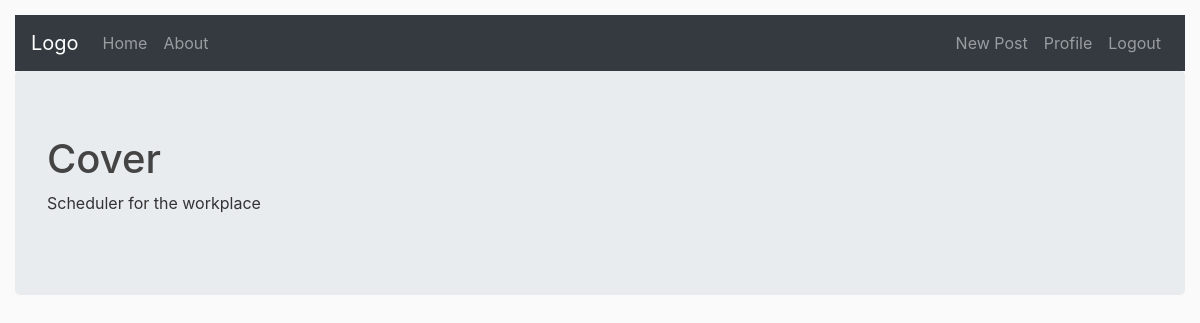
Before: /posts/received/ (signed in) with the older database file.
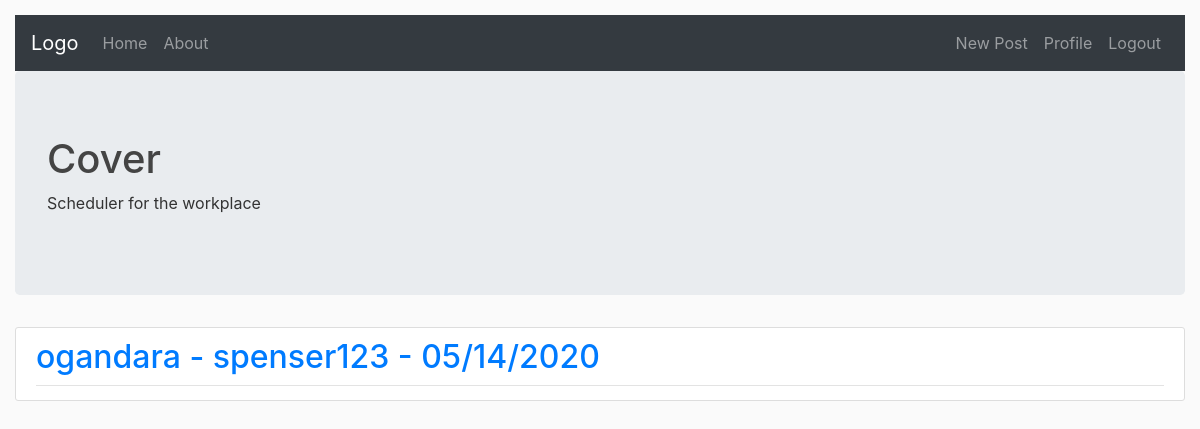
After: the same page with the newer database file.
### posts/models.py (models this page shows, shortened)
class post(models.Model):
    ACCEPT = 2
    DENY = 3
    PENDING = 1
    CONFIRMED = 4
    STATUS_CHOICES = (
        (ACCEPT, 'accept'),
        (DENY, 'deny'),
        (PENDING, 'pending'),
        (CONFIRMED,'confirmed')
    )
    author = models.ForeignKey(User, related_name = 'author', on_delete = models.CASCADE)
    shift = models.ForeignKey('website.shift', null = False, related_name = 'creator_shift', on_delete = models.CASCADE)
    recipient_shift = models.ForeignKey('website.shift', blank = True , related_name = 'recipient_shift' ,on_delete = models.CASCADE, null = True)
    recipient = models.ForeignKey(User, related_name = 'recipient' ,on_delete = models.CASCADE)
    comment = models.CharField(max_length = 100)
    date_posted = models.DateTimeField(default = timezone.now)
    status = models.PositiveSmallIntegerField(choices = STATUS_CHOICES, default = 1)
    is_read = models.BooleanField(default = False)
    def __str__(self):
        date = self.date_posted.strftime("%m/%d/%Y")
        return (str(self.author) + ' - ' + str(self.recipient) + ' - ' + date)

### users/models.py (models this page shows)
class User(AbstractUser):
    pass

### posts/views.py (the view)
# urls.py: path('received/', postReceivedListView.as_view(), name = 'post-received'),
class postReceivedListView(LoginRequiredMixin,ListView):
    model = post
    template_name = 'posts/post.html'
    context_object_name = 'posts'
    def get_queryset(self):
        user = self.request.user
        post_list = post.objects.filter(recipient = user)
        post_received = post_list.order_by('-date_posted')
        return post_received

### posts/templates/posts/post.html
{% extends "website/base.html" %}
{% block content %}
{% for post in posts %}
    <article class="media content-section">
        <div class="media-body">
            <div class="article-metadata">
                <h2> <a class = "mr-2" href="#" > {{post}}</a></h2>
            </div>
        </div>
    </article>
{% endfor %}
{% endblock content %}

Changed rows visible on the page:
added post: date_posted+author+recipient "ogandara - spenser123 - 05/14/2020"
